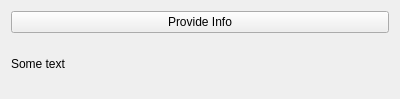
<?xml version="1.0" encoding="UTF-8"?>
<ui version="4.0">
 <class>Widget</class>
 <widget class="QWidget" name="Widget">
  <property name="geometry">
   <rect>
    <x>0</x>
    <y>0</y>
    <width>400</width>
    <height>99</height>
   </rect>
  </property>
  <property name="windowTitle">
   <string>Form</string>
  </property>
  <layout class="QVBoxLayout" name="verticalLayout">
   <item>
    <widget class="QPushButton" name="provide_info_button">
     <property name="text">
      <string>Provide Info</string>
     </property>
    </widget>
   </item>
   <item>
    <widget class="QLabel" name="info_label">
     <property name="text">
      <string>Some text</string>
     </property>
    </widget>
   </item>
  </layout>
 </widget>
 <resources/>
 <connections/>
</ui>
